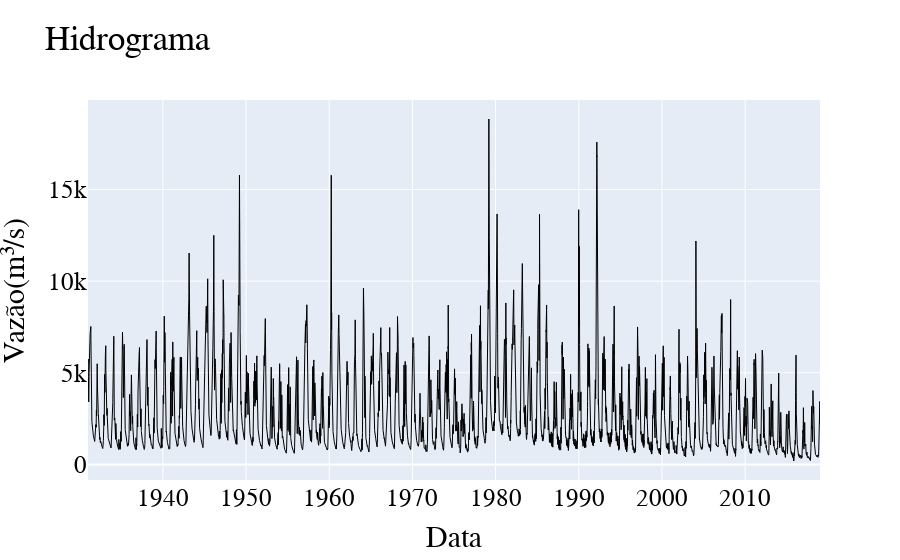
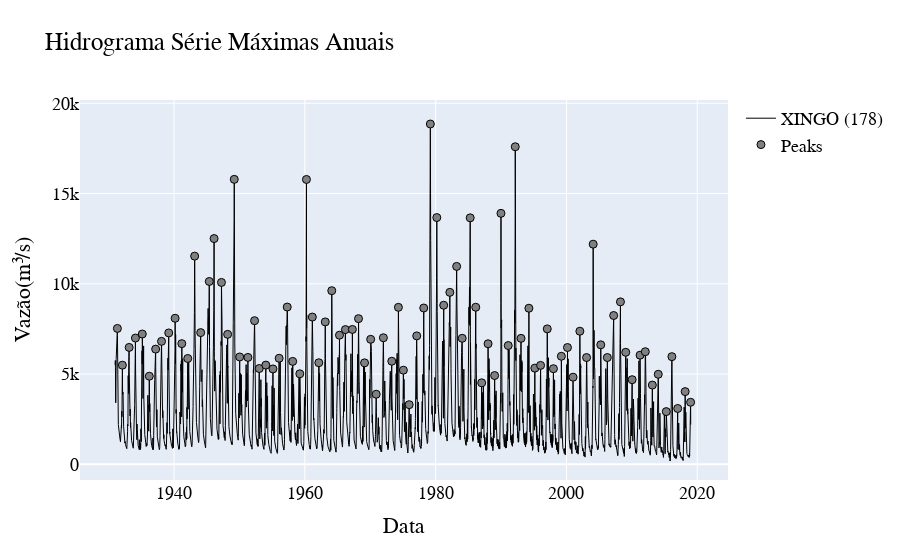

Notebook code cell kept with these figures, in order:
### Code cell
file = "ONS_daily_flow.csv"
dados = pd.read_csv(file, index_col=0, parse_dates=True)
dados = pd.DataFrame(dados["XINGO (178)"])

#Convetendo obj pandas para Series Flow
dados = Flow(pd.DataFrame(dados["XINGO (178)"]))

#Gerando hidrograma
fig, data = dados.plot_hydrogram()
#py.offline.plot(fig, filename='gráficos/hidrograma.html')
pio.show(fig)

#Calculando picos anuais
peaks_max = dados.maximum(station="XINGO (178)")

#Gerando hidrograma destanco os valores de pico
fig, data = peaks_max.plot_hydrogram()
#py.offline.plot(fig, filename='gráficos/histo_max.html')
pio.show(fig)

### Figure 1 — Plotly figure (JSON) as saved in the notebook; plotly's stock layout.template omitted (floating-point values rounded to 4 significant figures; data arrays with more than 128 entries replaced by an {"elided": "..."} marker saying what was removed)
{"data": [{"connectgaps": false, "line": {"color": "rgb(0,0,0)", "width": 1}, "name": "XINGO (178)", "opacity": 1, "type": "scatter", "x": {"elided": "32142 str values"}, "y": {"elided": "32142 float values"}}], "layout": {"font": {"color": "rgb(0,0,0)", "family": "Time New Roman", "size": 25}, "title": {"text": "Hidrograma"}, "xaxis": {"title": {"text": "Data"}}, "yaxis": {"title": {"text": "Vazão(m³/s)"}}}}

### Figure 2 — Plotly figure (JSON) as saved in the notebook; plotly's stock layout.template omitted (floating-point values rounded to 4 significant figures; data arrays with more than 128 entries replaced by an {"elided": "..."} marker saying what was removed)
{"data": [{"connectgaps": false, "line": {"color": "rgb(0,0,0)", "width": 1}, "name": "XINGO (178)", "opacity": 1, "type": "scatter", "x": {"elided": "32142 str values"}, "y": {"elided": "32142 float values"}}, {"marker": {"color": "rgb(128, 128, 128)", "line": {"color": "rgb(0, 0, 0)", "width": 1}, "size": 8}, "mode": "markers", "name": "Peaks", "opacity": 1, "type": "scatter", "x": ["1931-05-06T00:00:00", "1932-02-09T00:00:00", "1933-02-20T00:00:00", "1934-02-07T00:00:00", "1935-02-24T00:00:00", "1936-03-21T00:00:00", "1937-03-11T00:00:00", "1938-02-02T00:00:00", "1939-03-12T00:00:00", "1940-03-02T00:00:00", "1941-03-11T00:00:00", "1942-02-06T00:00:00", "1943-02-26T00:00:00", "1944-01-29T00:00:00", "1945-05-23T00:00:00", "1946-02-15T00:00:00", "1947-04-03T00:00:00", "1948-03-13T00:00:00", "1949-03-18T00:00:00", "1950-01-15T00:00:00", "1951-04-20T00:00:00", "1952-04-25T00:00:00", "1953-01-11T00:00:00", "1954-01-14T00:00:00", "1955-02-16T00:00:00", "1956-01-27T00:00:00", "1957-04-23T00:00:00", "1958-02-22T00:00:00", "1959-03-26T00:00:00", "1960-03-31T00:00:00", "1961-02-23T00:00:00", "1962-02-20T00:00:00", "1963-02-15T00:00:00", "1964-02-12T00:00:00", "1965-04-19T00:00:00", "1966-03-16T00:00:00", "1967-04-09T00:00:00", "1968-03-17T00:00:00", "1969-02-17T00:00:00", "1970-01-25T00:00:00", "1970-11-29T00:00:00", "1972-01-04T00:00:00", "1973-04-19T00:00:00", "1974-04-22T00:00:00", "1975-01-25T00:00:00", "1975-12-15T00:00:00", "1977-02-08T00:00:00", "1978-03-08T00:00:00", "1979-03-11T00:00:00", "1980-03-05T00:00:00", "1981-03-26T00:00:00", "1982-03-04T00:00:00", "1983-03-20T00:00:00", "1984-01-22T00:00:00", "1985-04-13T00:00:00", "1986-02-18T00:00:00", "1987-01-15T00:00:00", "1988-01-06T00:00:00", "1989-01-07T00:00:00", "1989-12-27T00:00:00", "1991-02-05T00:00:00", "1992-03-03T00:00:00", "1993-01-19T00:00:00", "1994-04-04T00:00:00", "1995-03-02T00:00:00", "1996-01-17T00:00:00", "1997-01-24T00:00:00", "1998-01-03T00:00:00", "1999-03-22T00:00:00", "2000-02-26T00:00:00", "2001-01-03T00:00:00", "2002-01-18T00:00:00", "2003-01-28T00:00:00", "2004-01-31T00:00:00", "2005-03-31T00:00:00", "2006-04-01T00:00:00", "2007-03-21T00:00:00", "2008-04-03T00:00:00", "2009-01-24T00:00:00", "2010-01-16T00:00:00", "2011-04-02T00:00:00", "2012-01-20T00:00:00", "2013-02-17T00:00:00", "2014-01-13T00:00:00", "2015-04-06T00:00:00", "2016-02-13T00:00:00", "2017-01-02T00:00:00", "2018-02-24T00:00:00", "2018-12-24T00:00:00"], "y": [7527, 5493, 6476, 6994, 7217, 4882, 6382, 6811, 7278, 8090, 6685, 5863, 11532, 7296, 10129, 12505, 10075, 7199, 15785, 5948, 5923, 7956, 5308, 5496, 5284, 5874, 8711, 5701, 5013, 15779, 8158, 5627, 7889, 9618, 7153, 7464, 7471, 8070, 5621, 6923, 3882, 7011, 5711, 8696, 5215, 3304, 7114, 8659, 18851, 13668, 8813, 9526, 10962, 6980, 13653, 8701, 4514, 6677, 4918, 13902, 6579, 17591, 6977, 8646, 5328, 5481, 7502, 5297, 5985, 6471, 4827, 7373, 5915, 12194, 6619, 5916, 8243, 8999, 6205.0, 4688, 6046, 6238, 4390, 4987, 2920.0, 5964.0, 3094.0, 4028.0, 3437.0]}], "layout": {"font": {"color": "rgb(0,0,0)", "family": "Time New Roman", "size": 18}, "title": {"text": "Hidrograma Série Máximas Anuais"}, "xaxis": {"title": {"text": "Data"}}, "yaxis": {"title": {"text": "Vazão(m³/s)"}}}}
